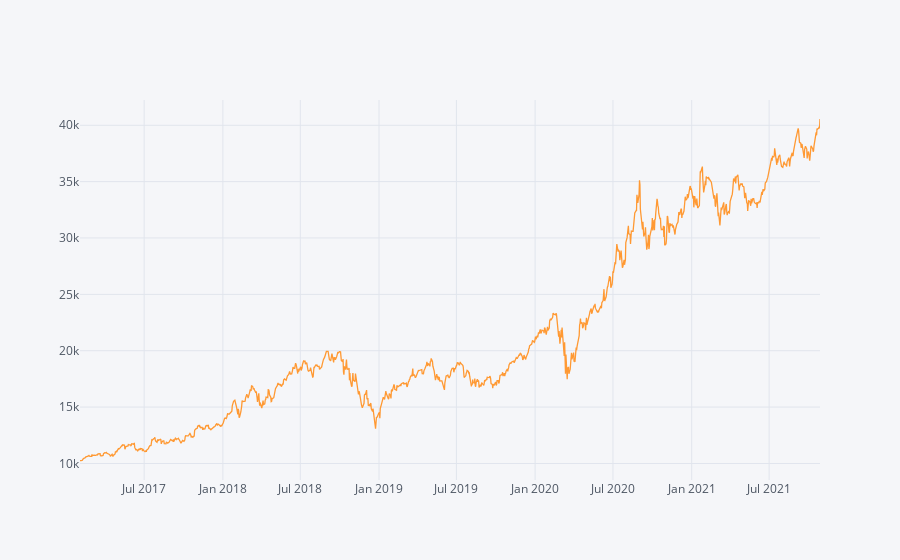

Notebook code for this chart:
### Code cell
((results.Close.pct_change().dropna()+1).cumprod()*capital).iplot()
#or
axs=((results.Close.pct_change().dropna()+1).cumprod()*capital).plot()

### Figure 1 — Plotly figure (JSON) as saved in the notebook; plotly's stock layout.template omitted (floating-point values rounded to 4 significant figures; data arrays with more than 128 entries replaced by an {"elided": "..."} marker saying what was removed)
{"data": [{"line": {"color": "rgba(255, 153, 51, 1.0)", "dash": "solid", "shape": "linear", "width": 1.3}, "mode": "lines", "name": "Close", "text": "", "type": "scatter", "x": {"elided": "1195 str values"}, "y": {"elided": "1195 float values"}}], "layout": {"legend": {"bgcolor": "#F5F6F9", "font": {"color": "#4D5663"}}, "paper_bgcolor": "#F5F6F9", "plot_bgcolor": "#F5F6F9", "title": {"font": {"color": "#4D5663"}}, "xaxis": {"gridcolor": "#E1E5ED", "showgrid": true, "tickfont": {"color": "#4D5663"}, "title": {"font": {"color": "#4D5663"}, "text": ""}, "zerolinecolor": "#E1E5ED"}, "yaxis": {"gridcolor": "#E1E5ED", "showgrid": true, "tickfont": {"color": "#4D5663"}, "title": {"font": {"color": "#4D5663"}, "text": ""}, "zerolinecolor": "#E1E5ED"}}}
